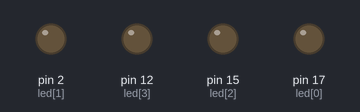
Simulated run of this sketch. Board: Arduino Uno, built with avr-gcc and run on an emulated ATmega328P. Parts: output pins drawn as LEDs (lit = HIGH).

Above: at 0.03 s.
At 0.14 s:
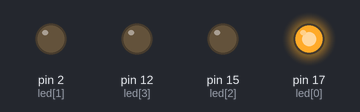
At 0.28 s:
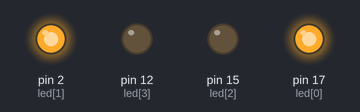
At 0.42 s:
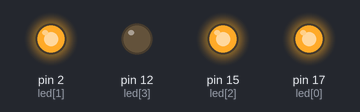
At 1.71 s:
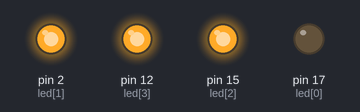
At 2.9 s:
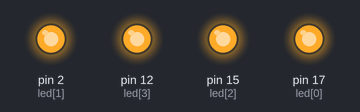
Timing chart, 0 to 3.2 s (numbered marks = the images above):
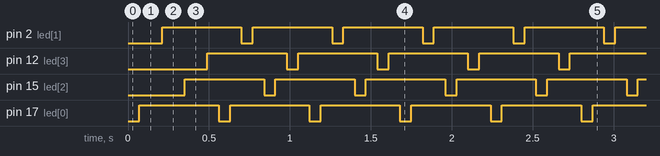

Measured:
- by itself, pin 2 (led[1]), pin 12 (led[3]), pin 15 (led[2]), pin 17 (led[0]): alternates HIGH for 0.49 s and LOW for 0.07 s

The sketch:

lab5while.ino
```cpp
int led[]={17,2,15,12};

void setup() {
 pinMode(led[0],OUTPUT);
  pinMode(led[1],OUTPUT);
  pinMode(led[2],OUTPUT);
  pinMode(led[3],OUTPUT);
}
  void loop() {
    int i = 0;
    while(i < 4){
  digitalWrite(led[i],LOW);
  delay(70);
  digitalWrite(led[i],HIGH);
  delay(70);
  i++;


    int i = 4;
    while(i < 0){
  digitalWrite(led[i],LOW);
  delay(70);
  digitalWrite(led[i],HIGH);
  delay(70);
  i++;
  }

  }

  }
```
